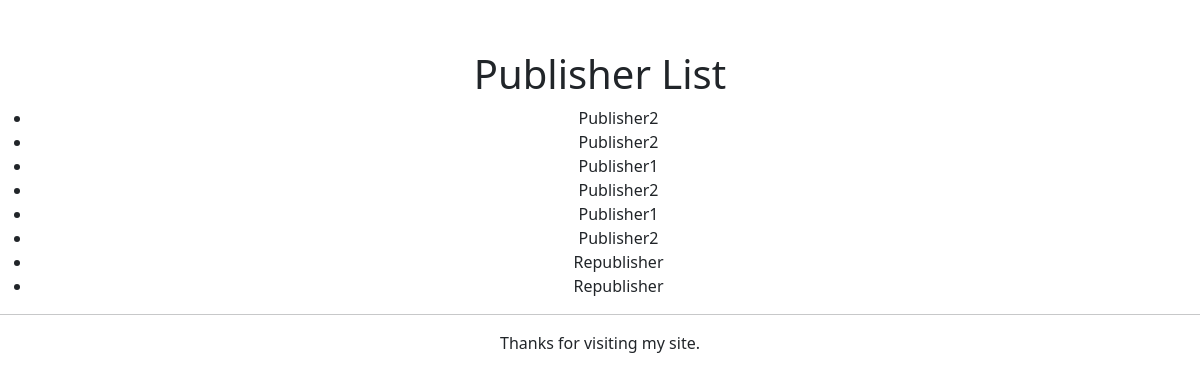
Page /publisher/ on the committed database.
### exercises/models.py (models this page shows, shortened)
class Publisher(models.Model):
    name = models.CharField(max_length=30, null=True)
    address = models.CharField(max_length=50, null=True)
    city = models.CharField(max_length=60, null=True)
    state_province = models.CharField(max_length=30, null=True)
    country = models.CharField(max_length=50, null=True)
    website = models.URLField(max_length = 200, null=True)

### exercises/views.py (the view)
# urls.py: path("publisher/", PublisherListView.as_view(), name='publishers'),
class PublisherListView(ListView):
    model = Publisher
    queryset = Publisher.objects.all()
    context_object_name = "publisher_list"
    template_name = "publisher_list.html"

### templates/publisher_list.html (shortened to what this page needs)
{% extends "base.html" %}
{% block header %}
<h1>Publisher List</h1>
{% endblock %}
{% block content %}
<ul>
{% for publisher in publisher_list %}
    <li><a>{{ publisher.name }}</a></li>
{% empty %}
    <li>No publishers</li>
{% endfor %}
</ul>
{% endblock %}

### templates/base.html (style rules this page uses)
h1 { text-align: center; }
a { margin-left:5px; }

### rows in the picture
Publisher: name "Publisher2"
Publisher: name "Publisher2"
Publisher: name "Publisher1"
Publisher: name "Publisher2"
Publisher: name "Publisher1"
Publisher: name "Publisher2"
Publisher: name "Republisher"
Publisher: name "Republisher"
